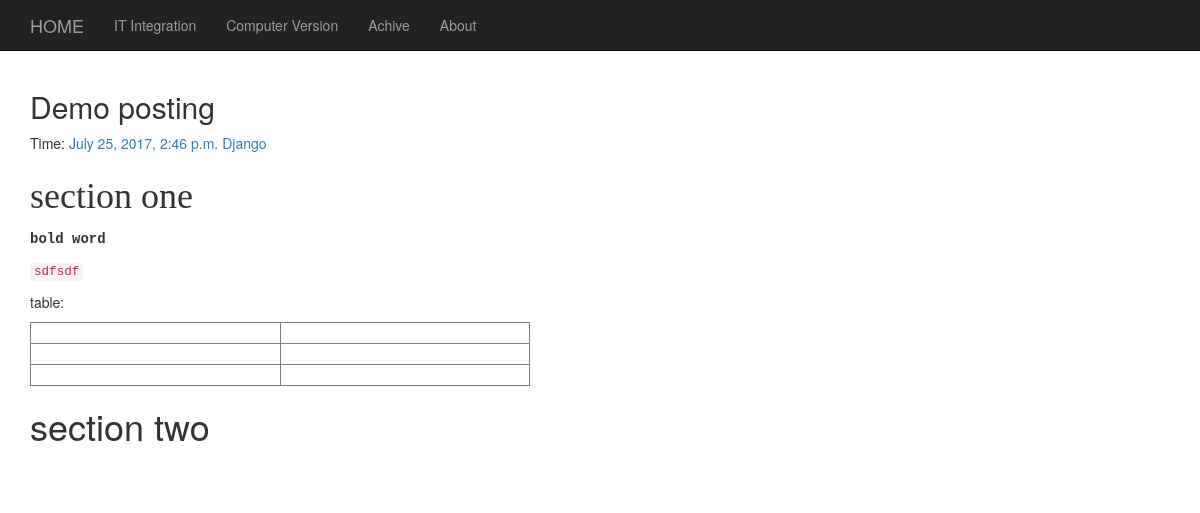
Before: /1/ with the older database file.
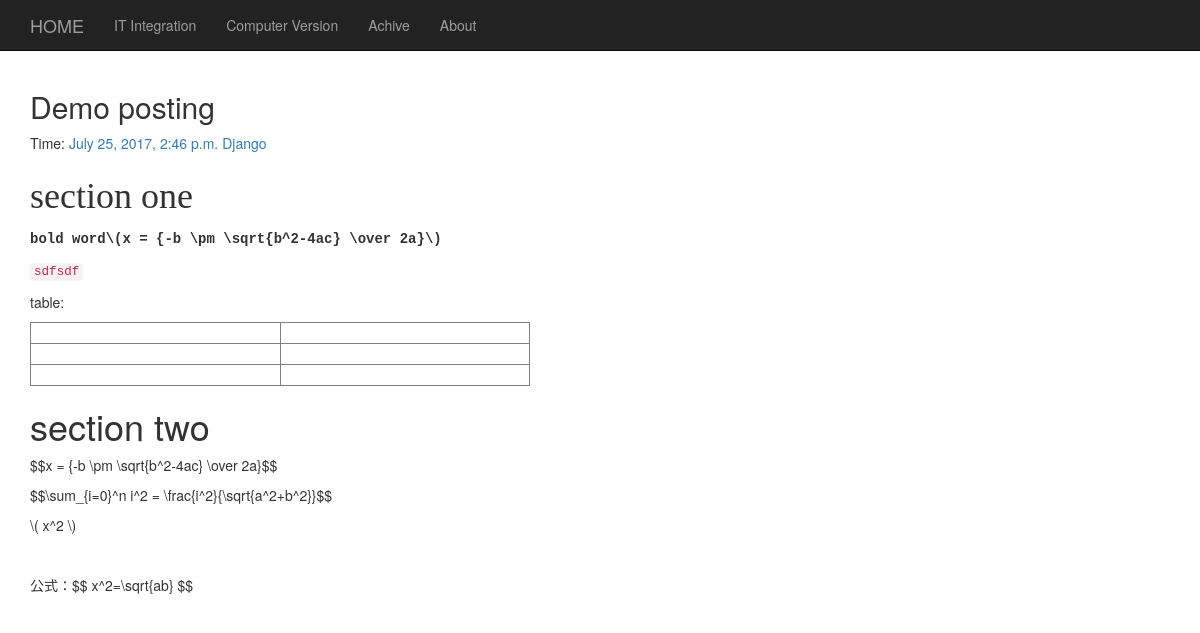
After: the same page with the newer database file.
### blog/models.py (models this page shows, shortened)
class blog(models.Model):
    title = models.CharField(max_length = 100)
    category = models.CharField(max_length = 50, blank = True)
    date_time = models.DateTimeField(auto_now_add = True)
    abstract = models.TextField(blank = True, null = True)
    content = RichTextField()
    class Meta:
        ordering = ['-date_time']

### blog/views.py (the view)
# urls.py: url(r'^(?P<id>\d+)/$', views.detail, name = 'detail' ),
def detail(request, id):
    try:
        article = blog.objects.get(id=str(id))
    except blog.DoesNotExist:
        raise Http404
    template = loader.get_template('article.html')
    context = {
            'article': article,
            }
    return HttpResponse(template.render(context, request))

### blog/templates/article.html
{% extends "base.html" %}
{% block content %}
<div class="articles">
	<section class="article">
		<header class="article-header">
			<h2 class="article-title">
				{{ article.title }}
			</h2>
			<p class="article-meta">
				Time: <a class="article-time" href="#">{{ article.date_time }}</a>
				<a class="article-category" href="#">{{ article.category }}</a>
			</p>
		</header>
		<div class="article-content">
			<p>
				{{ article.content | safe}}
			</p>
		</div>
	</section>
</div>
{% endblock %}

Changed rows visible on the page:
changed blog "Demo posting": content "section one bold word sdfsdf table: section two" → "section one bold word \\(x = {-b \\pm \\sqrt{b^2-4ac} \\over 2a}\\) sdfsdf table: section two $$x = {-b \\pm \\sqrt{b^2-4ac} \\over 2a}$$ $$\\sum_{i=0}^n i^2 = \\frac{i^2}{\\sqrt{a^2+b^2}}$$ \\( x^2 \\) 公式：$$ x^2=\\sqrt{ab} $$"
